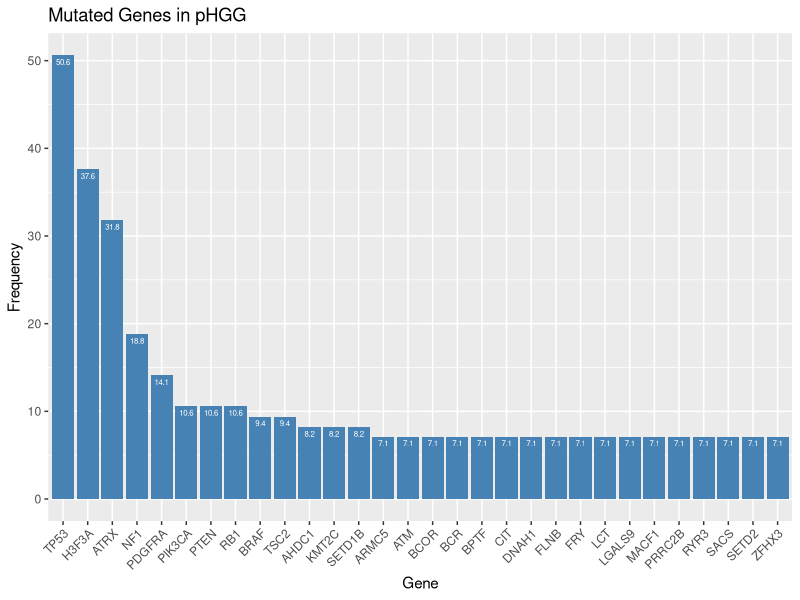
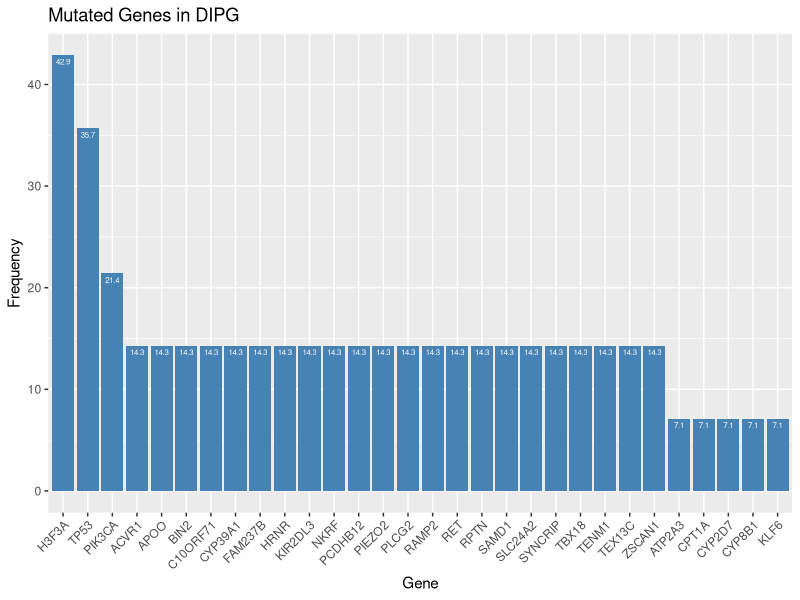

The R script that drew these images, in order:
phgg <- read.csv("pHGGs_Mutated_Genes.csv", header=T)
View(phgg)
names(phgg)[5] <- "Frequency"
library(stringr)
phgg$Frequency = str_split(as.character(phgg$Frequency),'%',simplify = T)[,1]
phgg <- phgg[1:30,]
phgg$Frequency <- as.numeric(as.character(phgg$Frequency))
phgg$Gene <- as.character(as.factor(phgg$Gene))
View(phgg)
library(ggplot2)
phgg_mutant <- ggplot(data=phgg, aes(x=reorder(Gene,-Frequency), y=Frequency, colours=Gene)) +
  geom_bar(stat="identity", fill="steelblue",) +
  theme(axis.text.x = element_text(angle=45, hjust=1)) +
  geom_text(aes(label=Frequency), vjust=1.6, color="white", size=2) +
  labs(title="Mutated Genes in pHGG", x="Gene")

phgg_mutant

#------------------DIPG

dipg <- read.csv("DIPG_Mutated_Genes.csv", header=T)
View(dipg)
names(dipg)[5] <- "Frequency"
library(stringr)
dipg$Frequency = str_split(as.character(dipg$Frequency),'%',simplify = T)[,1]
dipg <- dipg[1:30,]
dipg$Frequency <- as.numeric(as.character(dipg$Frequency))
dipg$Gene <- as.character(as.factor(dipg$Gene))
View(dipg)
library(ggplot2)
dipg_mutant <- ggplot(data=dipg, aes(x=reorder(Gene,-Frequency), y=Frequency)) +
  geom_bar(stat="identity", fill="steelblue",) +
  theme(axis.text.x = element_text(angle=45, hjust=1)) +
  geom_text(aes(label=Frequency), vjust=1.6, color="white", size=2) +
  labs(title="Mutated Genes in DIPG", x="Gene")

dipg_mutant
